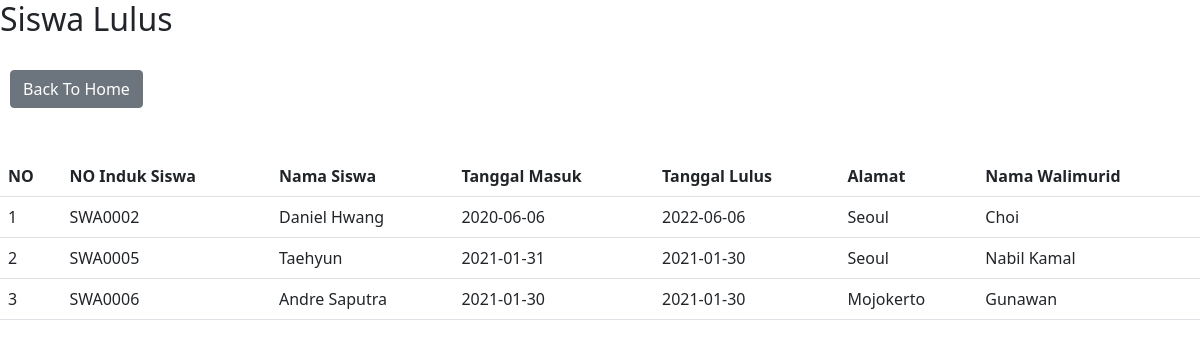
Page /pbd_project/rekap/sp_siswa_lulus.php (signed in) on the committed database.
### tables this page shows
CREATE TABLE `siswa` (
  `noinduk_siswa` char(10) NOT NULL,
  `nama_siswa` varchar(50) NOT NULL,
  `jenkel` tinyint(1) NOT NULL,
  `tgllahir` date NOT NULL,
  `tgl_masuk` date NOT NULL,
  `tgl_lulus` date DEFAULT NULL,
  `alamat` varchar(100) NOT NULL,
  `anakke` int(11) DEFAULT NULL,
  `walmur` char(16) NOT NULL,
  `status` tinyint(1) NOT NULL,
  `status_siswa` tinyint(1) NOT NULL
);

CREATE TABLE `walimurid` (
  `nik_walmur` char(16) NOT NULL,
  `nama_walmur` varchar(50) NOT NULL,
  `pekerjaan_Walmur` varchar(30) NOT NULL,
  `status` tinyint(1) NOT NULL
);

### pbd_project/rekap/sp_siswa_lulus.php (the view, shortened to what this page needs)
<!DOCTYPE html>
<html>
<head>
    <link href="https://cdn.jsdelivr.net/npm/bootstrap@5.0.0-beta1/dist/css/bootstrap.min.css" rel="stylesheet">
    <link rel="stylesheet" type="text/css" href="/css/bootstrap.css">
</head>
<body>
	<h2>Siswa Lulus</h2>
	<br/>
	<a href="../login/home.php" class="btn btn-secondary" style="margin-left: 10px">Back To Home</a>
	<br/>
	<br/>
		<br>
	<table class="table table-hover">
		<tr>
			<th>NO</th>
			<th>NO Induk Siswa</th>
			<th>Nama Siswa</th>
			<th>Tanggal Masuk</th>
			<th>Tanggal Lulus</th>
			<th>Alamat</th>
			<th>Nama Walimurid</th>
		</tr>
		<?php
		$no = 1;
		include 'koneksi.php';
		$query = "CALL siswa_lulus()";
		$data = mysqli_query($koneksi, $query);
		while ($d = mysqli_fetch_array($data)) {
		?>
		<tr>
			<td><?php echo $no++ ?></td>
			<td><?php echo $d['noinduk_siswa']; ?></td>
			<td><?php echo $d['nama_siswa']; ?></td>
			<td><?php echo $d['tgl_masuk']; ?></td>
			<td><?php echo $d['tgl_lulus']; ?></td>
			<td><?php echo $d['alamat']; ?></td>
			<td><?php echo $d['nama_walmur']; ?></td>
		</tr>
		<?php
		}
		?>
	</table>
</body>
</html>

### rows in the picture
siswa: noinduk_siswa "SWA0002", nama_siswa "Daniel Hwang", tgl_masuk "2020-06-06", tgl_lulus "2022-06-06", alamat "Seoul", walmur.nama_walmur "Choi"
siswa: noinduk_siswa "SWA0005", nama_siswa "Taehyun", tgl_masuk "2021-01-31", tgl_lulus "2021-01-30", alamat "Seoul", walmur.nama_walmur "Nabil Kamal"
siswa: noinduk_siswa "SWA0006", nama_siswa "Andre Saputra", tgl_masuk "2021-01-30", tgl_lulus "2021-01-30", alamat "Mojokerto", walmur.nama_walmur "Gunawan"
